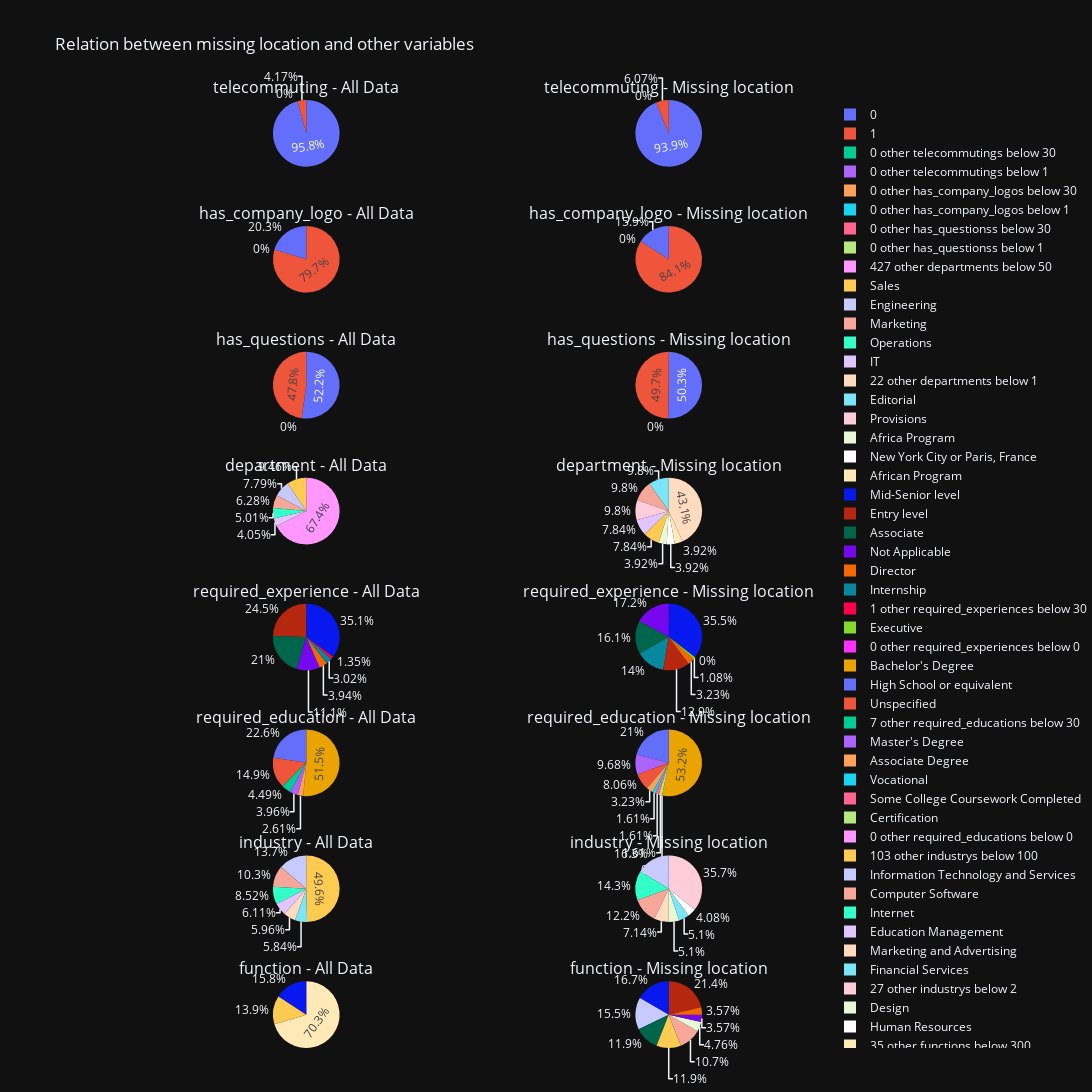

This figure's notebook cell:
### Markdown cell above
Plot with every feature:

### Code cell
subtitles = []
i = 0
for relation in relations:
    subtitles.append(f'{relation} - All Data')
    subtitles.append(f'{relation} - Missing location')
    
fig = make_subplots(rows=len(relations), 
                    cols=2, 
                    specs=[[{'type':'domain'}, {'type':'domain'}]]*len(relations),
                    subplot_titles=subtitles,
                    shared_yaxes=True)

thresholds = {'department': [1, 50],
              'salary_range': [1, 30],
              'telecommuting': [1, 30],
              'has_company_logo': [1, 30],
              'has_questions': [1, 30],
              'required_experience': [0, 30],
              'required_education': [0, 30],
              'industry': [2, 100], 
              'function': [2, 300]}

for i, relation in enumerate(relations):    
    feature = make_df_missing_location(missing_location, relation)
    feature_missing = make_dataframe_based_on_counts_and_sum_low(feature, relation, thresholds[relation][0], is_missing=True)
    feature_location = make_dataframe_based_on_counts_and_sum_low(X_test, relation, thresholds[relation][1])
    fig.add_trace(go.Pie(labels=feature_location[relation], values=feature_location.counts), row=i+1, col=1)
    fig.add_trace(go.Pie(labels=feature_missing[relation], values=feature_missing.counts), row=i+1, col=2)
fig.update_layout(title_text='Relation between missing location and other variables',
                  width=1200, height=2000,
                  margin=dict(l=0, r=0, t=100, b=0))
fig.show()

### Figure 1 — Plotly figure (JSON) as saved in the notebook; plotly's stock layout.template omitted (floating-point values rounded to 4 significant figures)
{"data": [{"domain": {"x": [0, 0.45], "y": [0.9297, 1]}, "labels": [0, 1, "0 other telecommutings below 30"], "type": "pie", "values": [3427, 149, 0]}, {"domain": {"x": [0.55, 1], "y": [0.9297, 1]}, "labels": [0, 1, "0 other telecommutings below 1"], "type": "pie", "values": [325, 21, 0]}, {"domain": {"x": [0, 0.45], "y": [0.7969, 0.8672]}, "labels": [1, 0, "0 other has_company_logos below 30"], "type": "pie", "values": [2850, 726, 0]}, {"domain": {"x": [0.55, 1], "y": [0.7969, 0.8672]}, "labels": [1, 0, "0 other has_company_logos below 1"], "type": "pie", "values": [291, 55, 0]}, {"domain": {"x": [0, 0.45], "y": [0.6641, 0.7344]}, "labels": [0, 1, "0 other has_questionss below 30"], "type": "pie", "values": [1867, 1709, 0]}, {"domain": {"x": [0.55, 1], "y": [0.6641, 0.7344]}, "labels": [0, 1, "0 other has_questionss below 1"], "type": "pie", "values": [174, 172, 0]}, {"domain": {"x": [0, 0.45], "y": [0.5312, 0.6016]}, "labels": ["Sales", "Engineering", "Marketing", "Operations", "IT", "427 other departments below 50"], "type": "pie", "values": [119, 98, 79, 63, 51, 848]}, {"domain": {"x": [0.55, 1], "y": [0.5312, 0.6016]}, "labels": ["Editorial", "Marketing", "Provisions", "IT", "Sales", "Africa Program", "New York City or Paris, France", "African Program", "22 other departments below 1"], "type": "pie", "values": [5, 5, 5, 4, 4, 2, 2, 2, 22]}, {"domain": {"x": [0, 0.45], "y": [0.3984, 0.4688]}, "labels": ["Mid-Senior level", "Entry level", "Associate", "Not Applicable", "Director", "Internship", "1 other required_experiences below 30"], "type": "pie", "values": [756, 528, 452, 240, 85, 65, 29]}, {"domain": {"x": [0.55, 1], "y": [0.3984, 0.4688]}, "labels": ["Mid-Senior level", "Not Applicable", "Associate", "Internship", "Entry level", "Director", "Executive", "0 other required_experiences below 0"], "type": "pie", "values": [33, 16, 15, 13, 12, 3, 1, 0]}, {"domain": {"x": [0, 0.45], "y": [0.2656, 0.3359]}, "labels": ["Bachelor's Degree", "High School or equivalent", "Unspecified", "Master's Degree", "Associate Degree", "7 other required_educations below 30"], "type": "pie", "values": [987, 433, 285, 76, 50, 86]}, {"domain": {"x": [0.55, 1], "y": [0.2656, 0.3359]}, "labels": ["Bachelor's Degree", "High School or equivalent", "Master's Degree", "Unspecified", "Associate Degree", "Vocational", "Some College Coursework Completed", "Certification", "0 other required_educations below 0"], "type": "pie", "values": [33, 13, 6, 5, 2, 1, 1, 1, 0]}, {"domain": {"x": [0, 0.45], "y": [0.1328, 0.2031]}, "labels": ["Information Technology and Services", "Computer Software", "Internet", "Education Management", "Marketing and Advertising", "Financial Services", "103 other industrys below 100"], "type": "pie", "values": [352, 264, 219, 157, 153, 150, 1274]}, {"domain": {"x": [0.55, 1], "y": [0.1328, 0.2031]}, "labels": ["Information Technology and Services", "Internet", "Computer Software", "Marketing and Advertising", "Design", "Financial Services", "Human Resources", "27 other industrys below 2"], "type": "pie", "values": [16, 14, 12, 7, 5, 5, 4, 35]}, {"domain": {"x": [0, 0.45], "y": [0, 0.07031]}, "labels": ["Information Technology", "Sales", "35 other functions below 300"], "type": "pie", "values": [356, 314, 1587]}, {"domain": {"x": [0.55, 1], "y": [0, 0.07031]}, "labels": ["Information Technology", "Engineering", "Administrative", "Sales", "Marketing", "Design", "General Business", "Writing/Editing", "13 other functions below 2"], "type": "pie", "values": [14, 13, 10, 10, 9, 4, 3, 3, 18]}], "layout": {"annotations": [{"font": {"size": 16}, "showarrow": false, "text": "telecommuting - All Data", "x": 0.225, "xanchor": "center", "xref": "paper", "y": 1, "yanchor": "bottom", "yref": "paper"}, {"font": {"size": 16}, "showarrow": false, "text": "telecommuting - Missing location", "x": 0.775, "xanchor": "center", "xref": "paper", "y": 1, "yanchor": "bottom", "yref": "paper"}, {"font": {"size": 16}, "showarrow": false, "text": "has_company_logo - All Data", "x": 0.225, "xanchor": "center", "xref": "paper", "y": 0.8672, "yanchor": "bottom", "yref": "paper"}, {"font": {"size": 16}, "showarrow": false, "text": "has_company_logo - Missing location", "x": 0.775, "xanchor": "center", "xref": "paper", "y": 0.8672, "yanchor": "bottom", "yref": "paper"}, {"font": {"size": 16}, "showarrow": false, "text": "has_questions - All Data", "x": 0.225, "xanchor": "center", "xref": "paper", "y": 0.7344, "yanchor": "bottom", "yref": "paper"}, {"font": {"size": 16}, "showarrow": false, "text": "has_questions - Missing location", "x": 0.775, "xanchor": "center", "xref": "paper", "y": 0.7344, "yanchor": "bottom", "yref": "paper"}, {"font": {"size": 16}, "showarrow": false, "text": "department - All Data", "x": 0.225, "xanchor": "center", "xref": "paper", "y": 0.6016, "yanchor": "bottom", "yref": "paper"}, {"font": {"size": 16}, "showarrow": false, "text": "department - Missing location", "x": 0.775, "xanchor": "center", "xref": "paper", "y": 0.6016, "yanchor": "bottom", "yref": "paper"}, {"font": {"size": 16}, "showarrow": false, "text": "required_experience - All Data", "x": 0.225, "xanchor": "center", "xref": "paper", "y": 0.4688, "yanchor": "bottom", "yref": "paper"}, {"font": {"size": 16}, "showarrow": false, "text": "required_experience - Missing location", "x": 0.775, "xanchor": "center", "xref": "paper", "y": 0.4688, "yanchor": "bottom", "yref": "paper"}, {"font": {"size": 16}, "showarrow": false, "text": "required_education - All Data", "x": 0.225, "xanchor": "center", "xref": "paper", "y": 0.3359, "yanchor": "bottom", "yref": "paper"}, {"font": {"size": 16}, "showarrow": false, "text": "required_education - Missing location", "x": 0.775, "xanchor": "center", "xref": "paper", "y": 0.3359, "yanchor": "bottom", "yref": "paper"}, {"font": {"size": 16}, "showarrow": false, "text": "industry - All Data", "x": 0.225, "xanchor": "center", "xref": "paper", "y": 0.2031, "yanchor": "bottom", "yref": "paper"}, {"font": {"size": 16}, "showarrow": false, "text": "industry - Missing location", "x": 0.775, "xanchor": "center", "xref": "paper", "y": 0.2031, "yanchor": "bottom", "yref": "paper"}, {"font": {"size": 16}, "showarrow": false, "text": "function - All Data", "x": 0.225, "xanchor": "center", "xref": "paper", "y": 0.07031, "yanchor": "bottom", "yref": "paper"}, {"font": {"size": 16}, "showarrow": false, "text": "function - Missing location", "x": 0.775, "xanchor": "center", "xref": "paper", "y": 0.07031, "yanchor": "bottom", "yref": "paper"}], "height": 2000, "margin": {"b": 0, "l": 0, "r": 0, "t": 100}, "title": {"text": "Relation between missing location and other variables"}, "width": 1200}}
